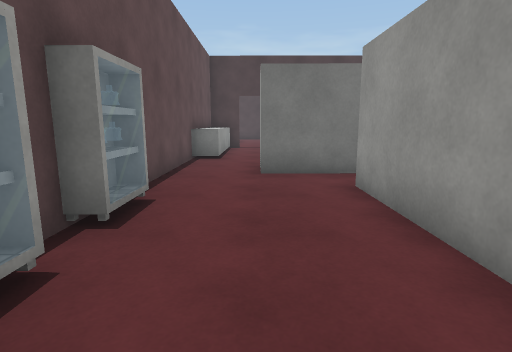
View 1 (above)

24 first-person views from a walk through a scene from a Unity 3-D project. The camera is 1.3 m above the floor, tilts 10° down and sees 80° across. The floor is counted in squares, 1 m on a side. Each view is taken from the middle of a square. On the plan, view 1 faces up. The plan holds only what a view shows up to about 14 squares ahead; the rest is blank. The player is left out. Surface patterns are stand-ins for the level's own textures.

View 2
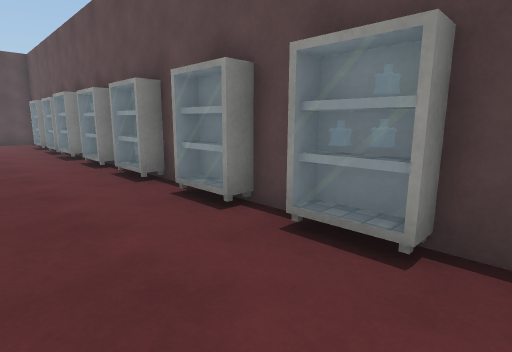

View 3
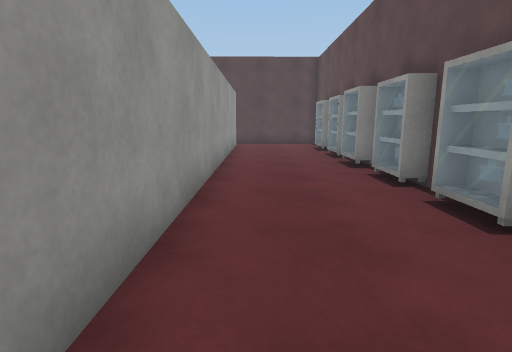

View 4
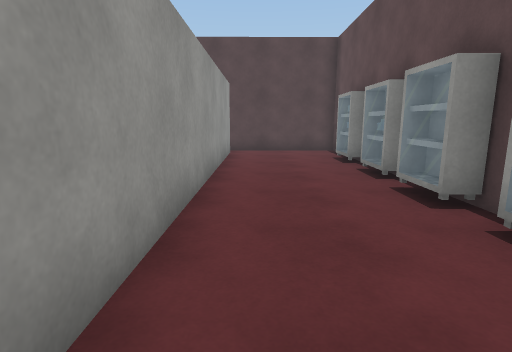

View 5
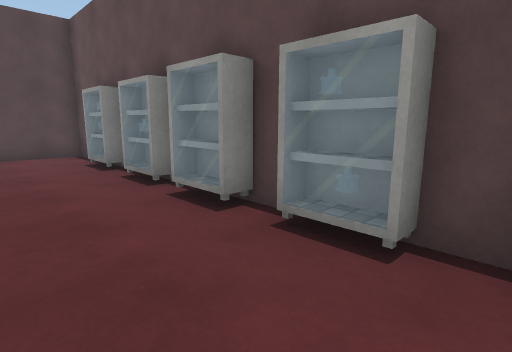

View 6
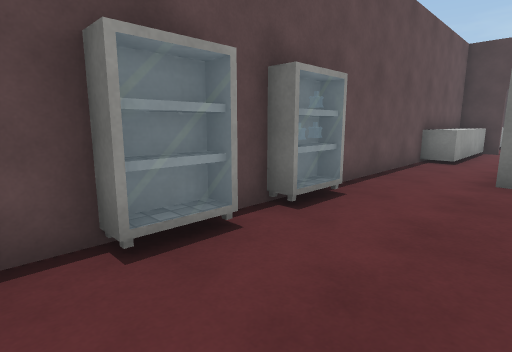

View 7
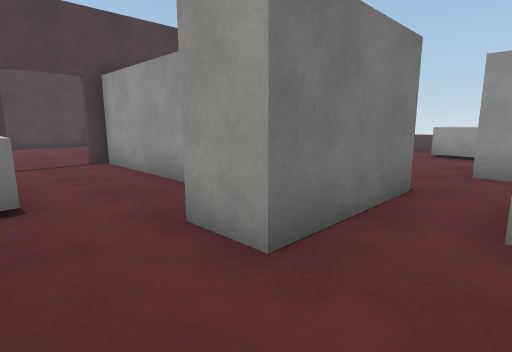

View 8
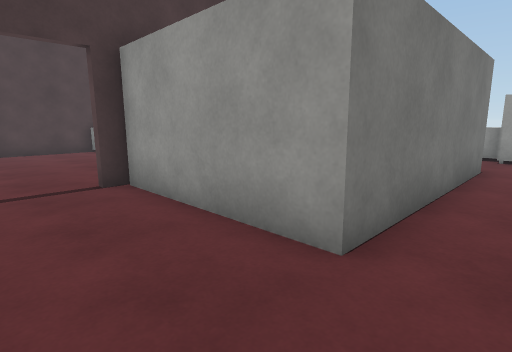

View 9
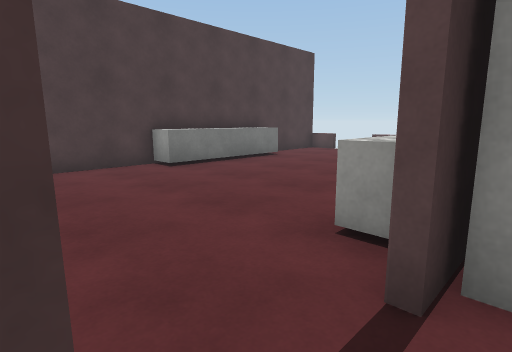

View 10
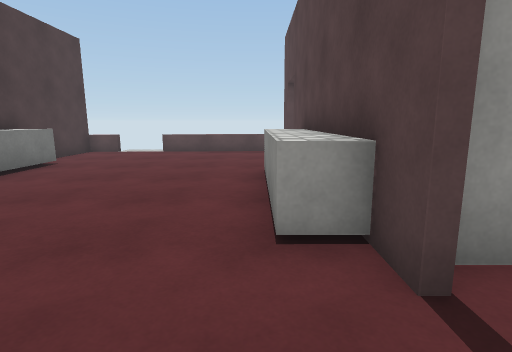

View 11
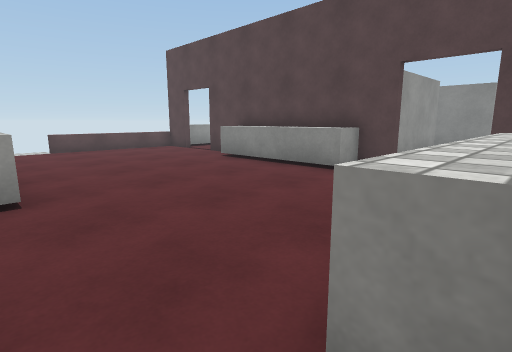

View 12
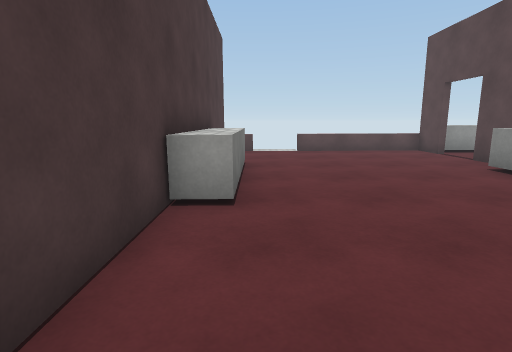

View 13
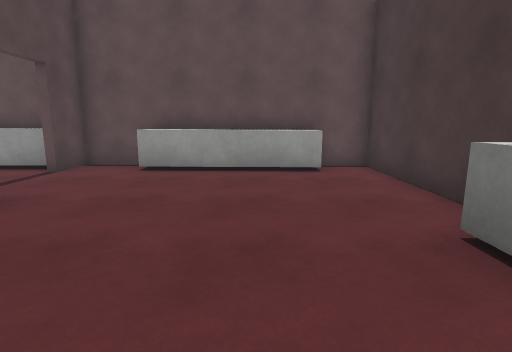

View 14
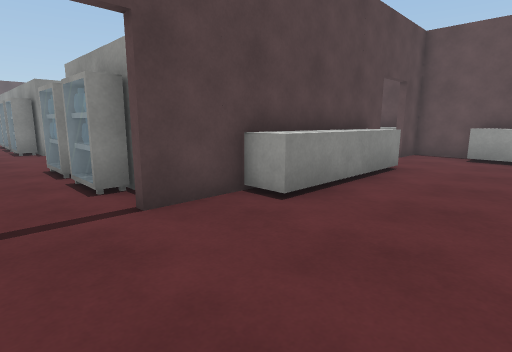

View 15
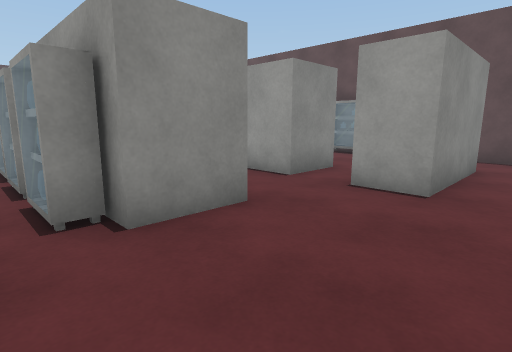

View 16
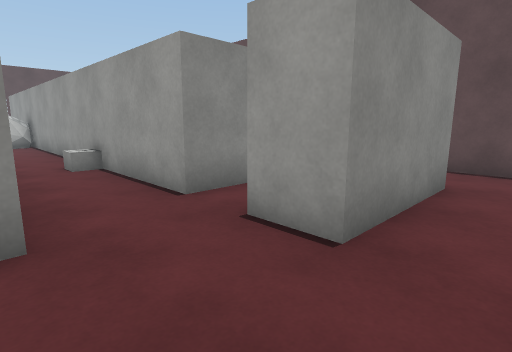

View 17
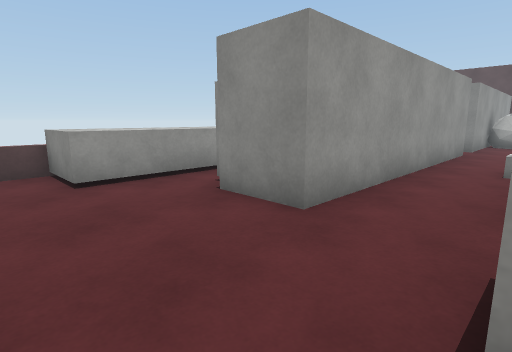

View 18
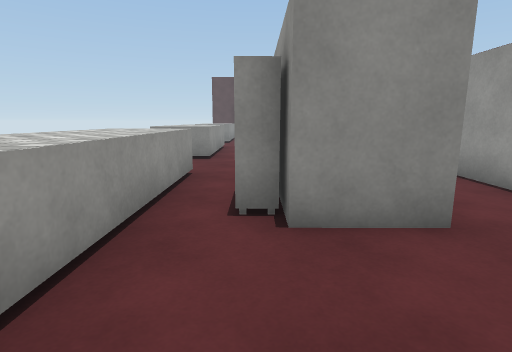

View 19
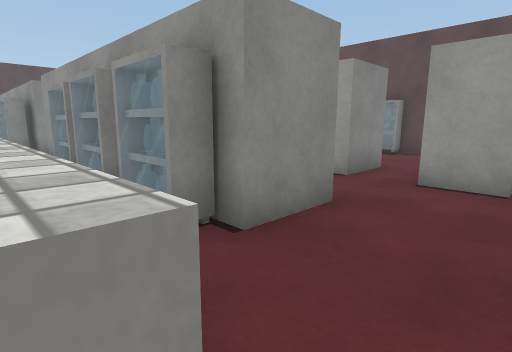

View 20
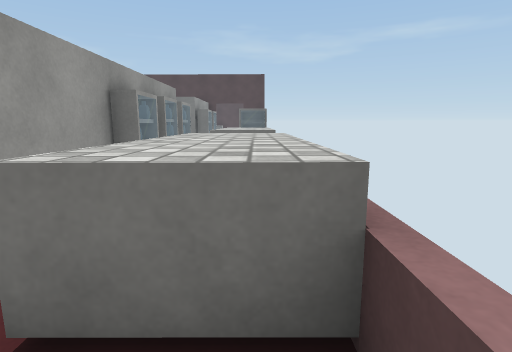

View 21
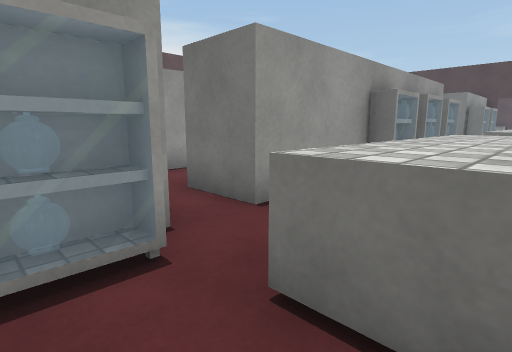

View 22
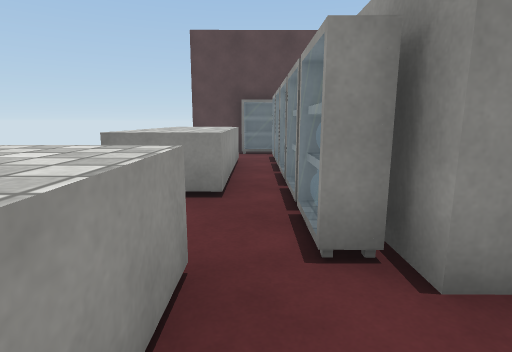

View 23
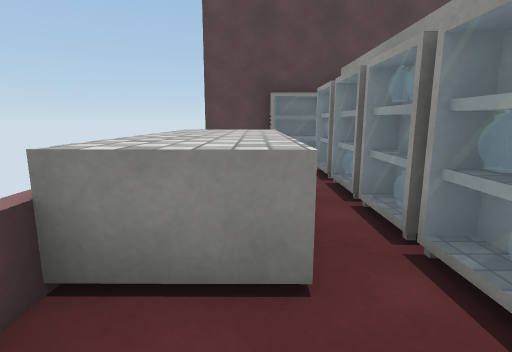

View 24
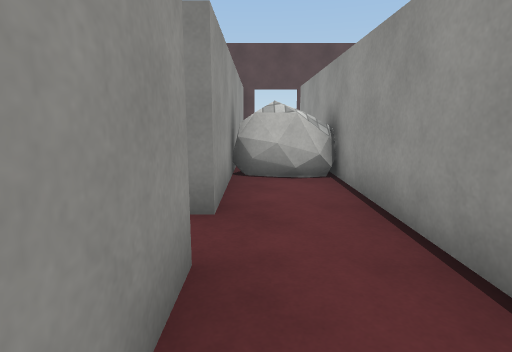

### Floor plan
Key: @ floor where view 1 was taken; # wall or solid block; x gap in a wall; . floor; = window, fence, low wall or low ledge; ^ raised ledge; S shelf; O other object.
Columns run from 3 left of view 1 to 13 right of it. Each row starts with its distance up from view 1.
 26 #########   #####
 25 #......^^^^^=...=
 24 #^..............x
 23 #^^.............
 22 #^^.............x
 21 #^^.............=
 20 #^^.............=
 19 #^..............=
 18 #.....^^^^^.....=
 17 ###..#^^^^###..##
 16 #^...#      ...^
 15 #^...#      S..^
 14  ^...#      S.
 13  ^...#      S.
 12  ^...#######S..^
 11 #.............SS#
 10 #...............=
  9 #..#####......^^^
  8 #..#####......^^
  7 #.........##S.^^
  6 #....###..# S.^^^
  5 #S...###..# S.^^
  4 #S...###..# S.^^^
  3 #....###..# S..
  2 #S...###..# S..
  1 #S...###..# S..
  0 #..@.###..## .^^
 -1 #S...###..## .^^
 -2 #S...###..##..^^^
 -3 #S...###......^^^
 -4 #S...###..##..^^^
 -5 #....###..# S.. =
 -6 #S...###..# S...
 -7  S...# #OO# S.^^#
 -8  S...# #OO# S.^^^
 -9  S...# #  # S.^^^
-10  ....# #  # S.^^
-11  S...# #  # S.^^
-12  S...# #  # S.^^
-13  ....#      S.
-14 #....#      SS
-15 ######      #####

Positions as (right, up) in squares from view 1, and headings:
1: (0, 0), facing up
2: (1, 6), facing down-left
3: (1, 3), facing down
4: (1, -1), facing down
5: (1, -2), facing down-left
6: (1, 0), facing up-left
7: (-2, 6), facing up-right
8: (-1, 10), facing up-right
9: (-1, 16), facing up-right
10: (-1, 18), facing right
11: (-2, 25), facing down-right
12: (-1, 24), facing right
13: (7, 22), facing left
14: (11, 21), facing down-left
15: (10, 11), facing down-left
16: (7, 11), facing down-left
17: (4, 11), facing down-right
18: (9, 11), facing down
19: (11, 10), facing down-left
20: (12, -6), facing up
21: (12, -6), facing up-left
22: (10, -2), facing down
23: (11, -5), facing down
24: (6, 0), facing down
